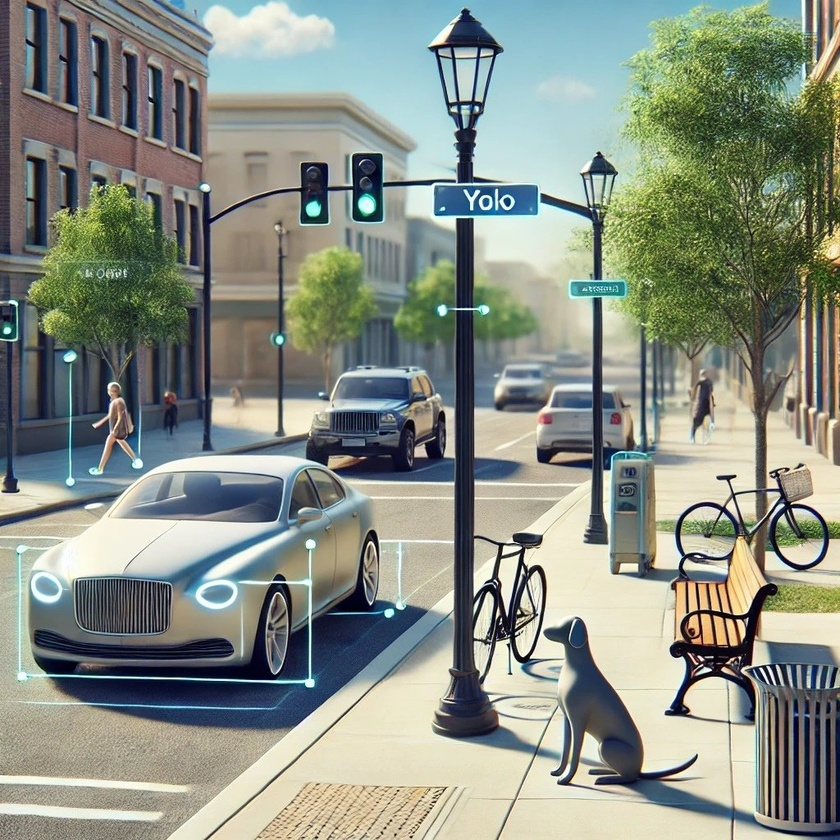
#> input picture image.jpg, 840 x 840 px, shrunk from 1024 x 1024 before the run, given in place of coin.jpg, which was not available
$ python '25(3-11).py'
#> lines starting #> are read from the running program, lines starting #| are printed output that depends on the picture; after the words box and inside, x2 and y2 are one past the last pixel; in counts of white or black regions, pixels touching at a corner belong together; pictures that were not available may be replaced by others from this repository, and a replacement may not be noted
# 匯入 OpenCV 模組
import cv2

# 加載靜態圖像
cap = cv2.VideoCapture('coin.jpg')
ret, frame = cap.read()
#> frame is the input picture: shape (840, 840, 3); mean B, G, R 133, 143.9, 136.6

# 將圖像轉換為灰階並應用高斯模糊
gray = cv2.cvtColor(frame, cv2.COLOR_BGR2GRAY)
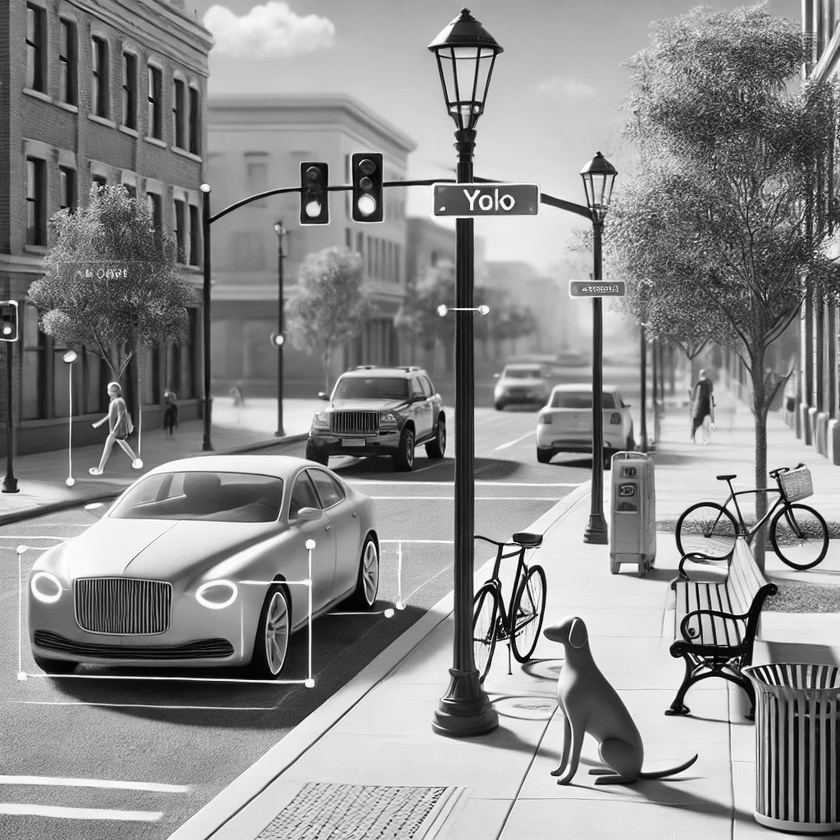
#> gray: shape (840, 840); min 0, max 255, mean 140.4
gray = cv2.GaussianBlur(gray, (13, 13), 0)
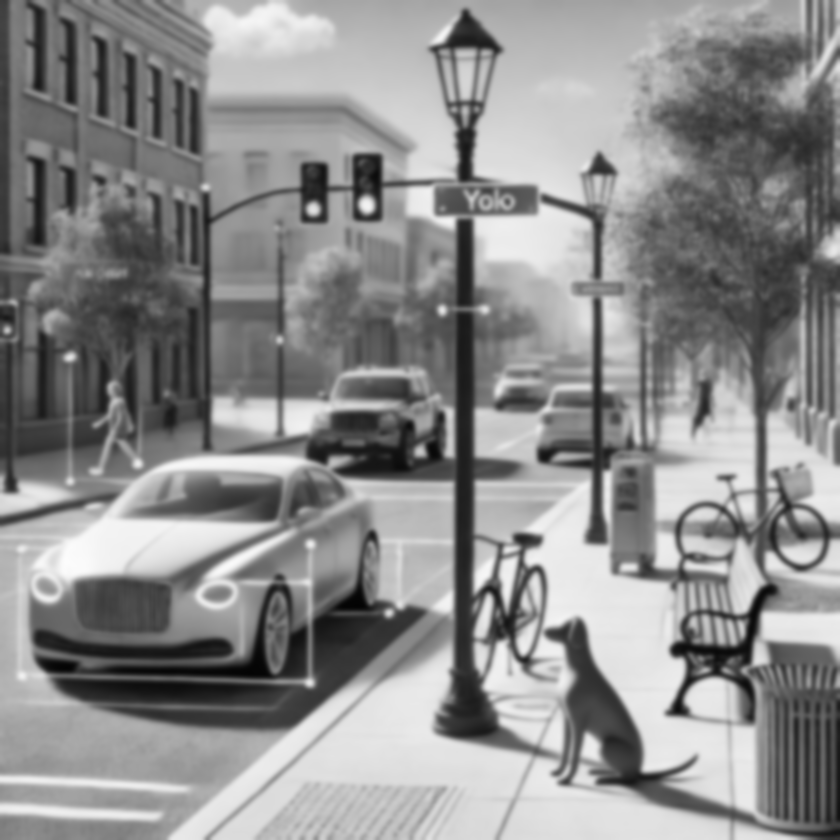
#> gray: shape (840, 840); min 3, max 252, mean 140.4

# 使用 Canny 邊緣檢測
edged = cv2.Canny(gray, 50, 150)
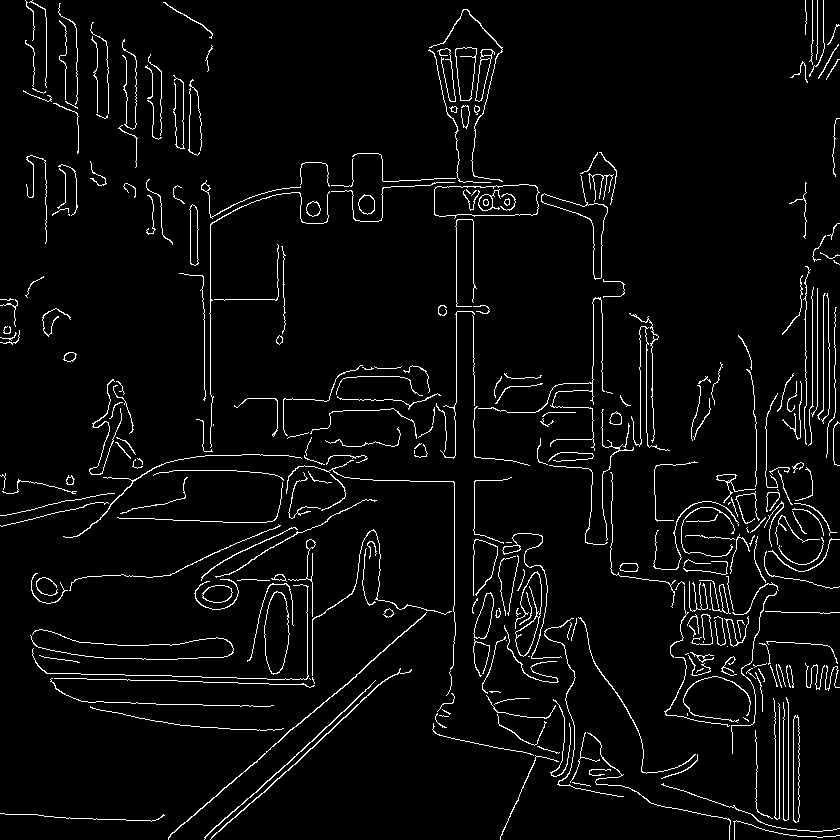
#> edged: shape (840, 840); 4.1% white in thin lines or dots

# 檢測輪廓
contours, hierarchy = cv2.findContours(
    edged.copy(),
    cv2.RETR_EXTERNAL,
    cv2.CHAIN_APPROX_SIMPLE
)
#> contours = 311 contours, 248 with area under 20; largest, box (x1, y1, x2, y2) and area: (434, 184, 540, 219) 2988, (264, 591, 290, 675) 1551, (541, 175, 608, 280) 1212, (455, 47, 477, 101) 840, (793, 715, 800, 823) 565

# 繪製輪廓
out = frame.copy()
cv2.drawContours(out, contours, -1, (0, 255, 128), 2)
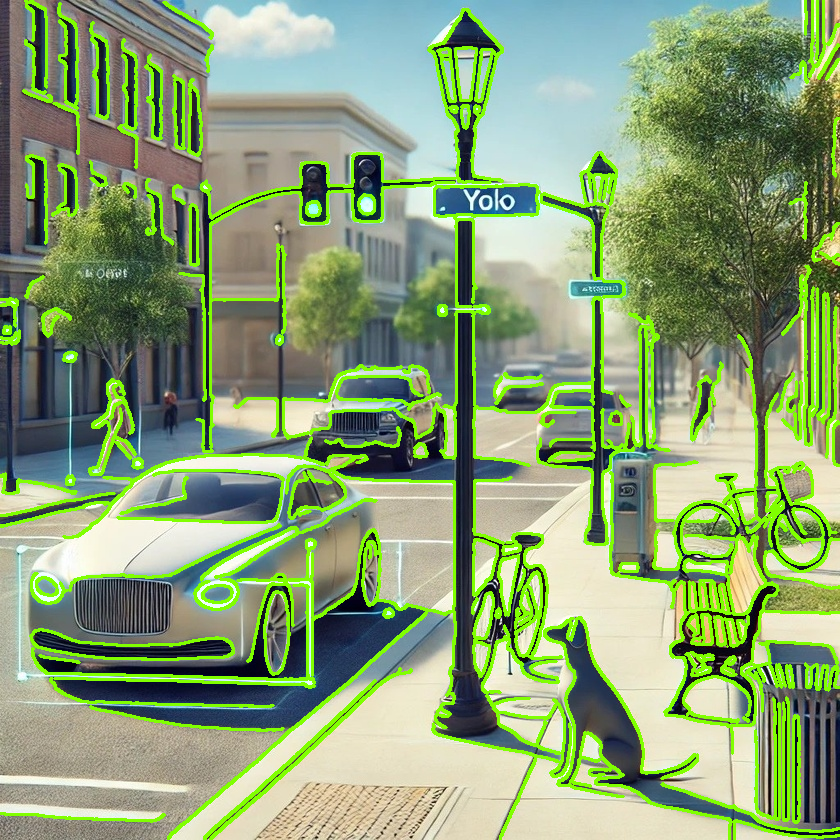
#> out: shape (840, 840, 3); 12.92% of pixels changed, all inside (x1, y1, x2, y2) = (0, 0, 840, 840)

# 合併原圖與輪廓圖
frame = cv2.hconcat([frame, out])
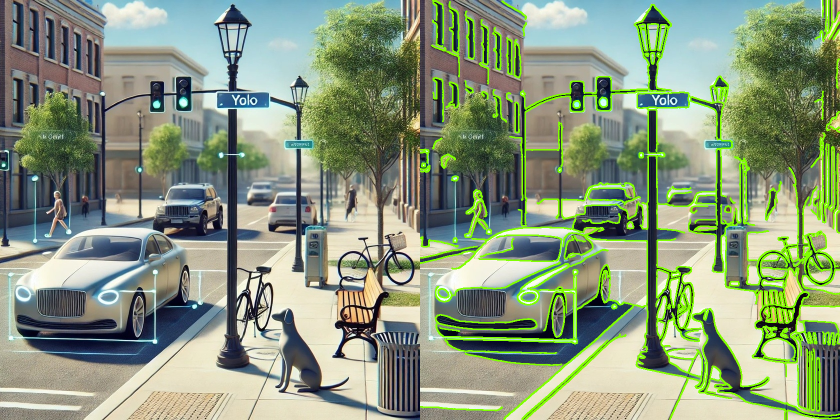
#> frame: shape (840, 1680, 3) (shown at 1/2 size); mean B, G, R 124.7, 151.8, 136.6

# 顯示結果
cv2.imshow('frame', frame)
cv2.waitKey(0)
cv2.destroyAllWindows()

$ run again, on blox.jpg
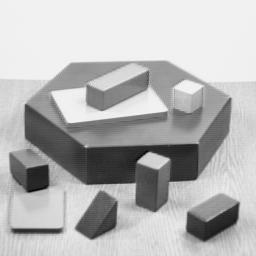
#> input picture blox.jpg, 256 x 256 px, given in place of coin.jpg, which was not available
#> frame is the input picture: shape (256, 256, 3); min 0, max 252, mean 182.8
#> `edged = cv2.Canny(gray, 50, 150)`:
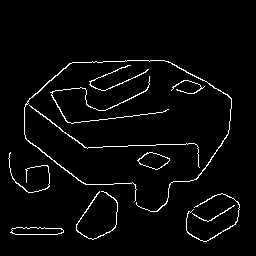
#> edged: shape (256, 256); 3.3% white in thin lines or dots, all inside (x1, y1, x2, y2) = (8, 60, 240, 242)
#> contours = 11 contours, 3 with area under 20; largest, box (x1, y1, x2, y2) and area: (137, 152, 170, 170) 340, (10, 227, 64, 235) 317, (24, 60, 232, 212) 149, (76, 191, 118, 240) 44, (50, 76, 169, 124) 42, (186, 193, 240, 242) 39, (29, 105, 200, 168) 37, (89, 65, 149, 91) 30
#> out: shape (256, 256, 3); 10.46% of pixels changed, all inside (x1, y1, x2, y2) = (7, 59, 241, 243)
#> `frame = cv2.hconcat([frame, out])`:
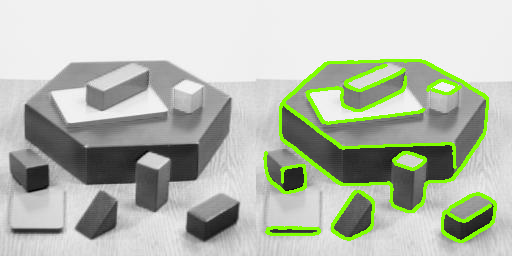
#> frame: shape (256, 512, 3); mean B, G, R 175, 188.3, 181.7
